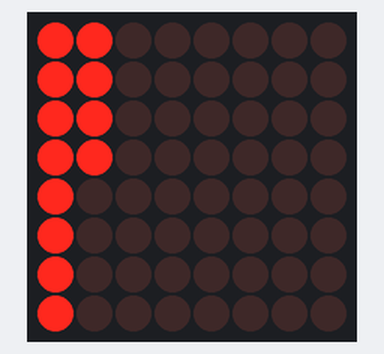
The sketch below on a simulated Arduino Uno, built with avr-gcc and run on an emulated ATmega328P. Parts: 8×8 LED matrix. Wiring (inferred from the names in the program): LED matrix (orientation assumed): rows pin 10, pin 11, pin 12, pin 13, A1, A2, A3, A4; columns pin 2, pin 3, pin 4, pin 5, pin 6, pin 7, pin 8, pin 9.

Above: at 0.22 s.
At 5.57 s:
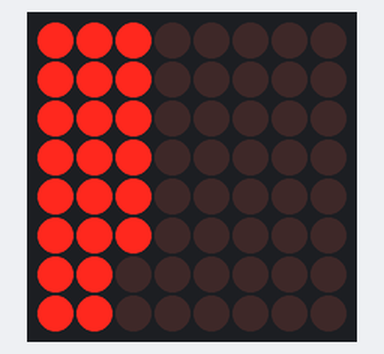
At 10.12 s:
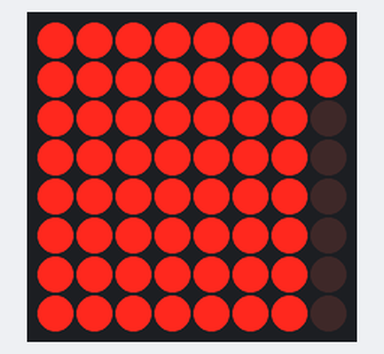
At 20.02 s:
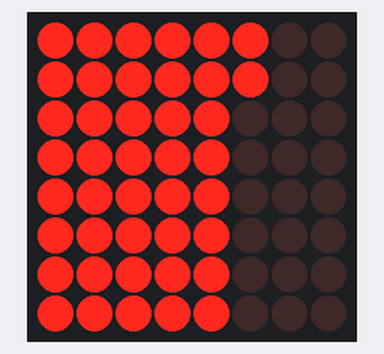
At 30.19 s:
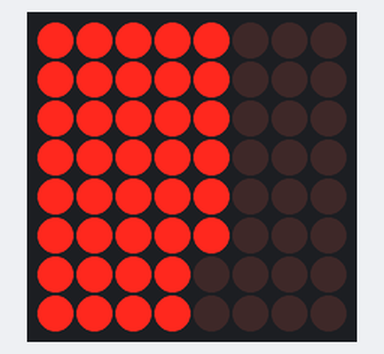
At 39.84 s:
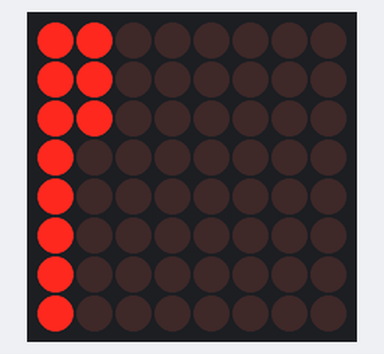

The sketch:

LEDMatrix.ino
```cpp
const int columnPins[] = {2, 3, 4, 5, 6, 7, 8, 9};
const int rowPins[] = {10, 11, 12, 13,A1, A2, A3, A4};

int pixel = 0;
int columnLevel = 0;
int rowLevel = 0;

void lightFlow() {
  pixel = pixel + 1;
  if (pixel > 63) { pixel = 0; }
  columnLevel = pixel / 8;
  rowLevel = pixel % 8;
  for (int column = 0; column < 8; ++column) {
    digitalWrite(columnPins[column], LOW);
    for (int row = 0; row < 8; ++row) {
      if (columnLevel > column) {
        digitalWrite(rowPins[row], HIGH);
      }
      if (columnLevel == column && rowLevel >= row) {
        digitalWrite(rowPins[row], HIGH);
      }
      else {
        digitalWrite(columnPins[column], LOW);
      }
      delayMicroseconds(300);
      digitalWrite(rowPins[row], LOW);
    }
    digitalWrite(columnPins[column], HIGH);
  }
}

void setup() {
  // put your setup code here, to run once:
  for (int i = 0; i < 8; ++i) {
    pinMode(columnPins[i], OUTPUT);
    pinMode(rowPins[i], OUTPUT);
  }
}

void loop() {
  // put your main code here, to run repeatedly:
  lightFlow();
}
```
